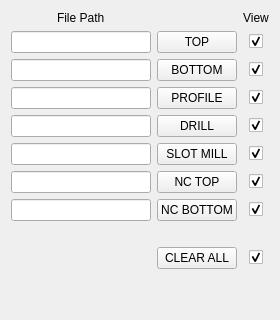
              <widget class="QWidget" name="load_layers_tab">
               <attribute name="title">
                <string>LOAD LAYERS</string>
               </attribute>
               <layout class="QVBoxLayout" name="verticalLayout_7">
                <item>
                 <layout class="QGridLayout" name="gridLayout">
                  <property name="sizeConstraint">
                   <enum>QLayout::SetFixedSize</enum>
                  </property>
                  <item row="4" column="0">
                   <widget class="QLineEdit" name="drill_file_le">
                    <property name="sizePolicy">
                     <sizepolicy hsizetype="Expanding" vsizetype="Fixed">
                      <horstretch>0</horstretch>
                      <verstretch>0</verstretch>
                     </sizepolicy>
                    </property>
                    <property name="readOnly">
                     <bool>true</bool>
                    </property>
                   </widget>
                  </item>
                  <item row="9" column="0">
                   <spacer name="horizontal_spacer">
                    <property name="orientation">
                     <enum>Qt::Horizontal</enum>
                    </property>
                    <property name="sizeType">
                     <enum>QSizePolicy::Expanding</enum>
                    </property>
                    <property name="sizeHint" stdset="0">
                     <size>
                      <width>140</width>
                      <height>17</height>
                     </size>
                    </property>
                   </spacer>
                  </item>
                  <item row="3" column="0">
                   <widget class="QLineEdit" name="profile_file_le">
                    <property name="sizePolicy">
                     <sizepolicy hsizetype="Expanding" vsizetype="Fixed">
                      <horstretch>0</horstretch>
                      <verstretch>0</verstretch>
                     </sizepolicy>
                    </property>
                    <property name="readOnly">
                     <bool>true</bool>
                    </property>
                   </widget>
                  </item>
                  <item row="0" column="2" alignment="Qt::AlignHCenter">
                   <widget class="QLabel" name="view_label">
                    <property name="sizePolicy">
                     <sizepolicy hsizetype="Fixed" vsizetype="Fixed">
                      <horstretch>0</horstretch>
                      <verstretch>0</verstretch>
                     </sizepolicy>
                    </property>
                    <property name="text">
                     <string>View</string>
                    </property>
                    <property name="alignment">
                     <set>Qt::AlignCenter</set>
                    </property>
                   </widget>
                  </item>
                  <item row="3" column="2" alignment="Qt::AlignHCenter">
                   <widget class="QCheckBox" name="profile_view_chb">
                    <property name="sizePolicy">
                     <sizepolicy hsizetype="Fixed" vsizetype="Fixed">
                      <horstretch>0</horstretch>
                      <verstretch>0</verstretch>
                     </sizepolicy>
                    </property>
                    <property name="text">
                     <string/>
                    </property>
                    <property name="checked">
                     <bool>true</bool>
                    </property>
                   </widget>
                  </item>
                  <item row="0" column="0" alignment="Qt::AlignHCenter">
                   <widget class="QLabel" name="file_path_l">
                    <property name="sizePolicy">
                     <sizepolicy hsizetype="Fixed" vsizetype="Fixed">
                      <horstretch>0</horstretch>
                      <verstretch>0</verstretch>
                     </sizepolicy>
                    </property>
                    <property name="text">
                     <string>File Path</string>
                    </property>
                   </widget>
                  </item>
                  <item row="4" column="1">
                   <widget class="QPushButton" name="drill_load_pb">
                    <property name="sizePolicy">
                     <sizepolicy hsizetype="Fixed" vsizetype="Fixed">
                      <horstretch>0</horstretch>
                      <verstretch>0</verstretch>
                     </sizepolicy>
                    </property>
                    <property name="text">
                     <string>DRILL</string>
                    </property>
                   </widget>
                  </item>
                  <item row="2" column="1">
                   <widget class="QPushButton" name="bottom_load_pb">
                    <property name="sizePolicy">
                     <sizepolicy hsizetype="Fixed" vsizetype="Fixed">
                      <horstretch>0</horstretch>
                      <verstretch>0</verstretch>
                     </sizepolicy>
                    </property>
                    <property name="text">
                     <string>BOTTOM</string>
                    </property>
                   </widget>
                  </item>
                  <item row="3" column="1">
                   <widget class="QPushButton" name="profile_load_pb">
                    <property name="sizePolicy">
                     <sizepolicy hsizetype="Fixed" vsizetype="Fixed">
                      <horstretch>0</horstretch>
                      <verstretch>0</verstretch>
                     </sizepolicy>
                    </property>
                    <property name="text">
                     <string>PROFILE</string>
                    </property>
                   </widget>
                  </item>
                  <item row="4" column="2" alignment="Qt::AlignHCenter">
                   <widget class="QCheckBox" name="drill_view_chb">
                    <property name="sizePolicy">
                     <sizepolicy hsizetype="Fixed" vsizetype="Fixed">
                      <horstretch>0</horstretch>
                      <verstretch>0</verstretch>
                     </sizepolicy>
                    </property>
                    <property name="text">
                     <string/>
                    </property>
                    <property name="checked">
                     <bool>true</bool>
                    </property>
                   </widget>
                  </item>
                  <item row="6" column="0">
                   <widget class="QLineEdit" name="no_copper_1_le">
                    <property name="sizePolicy">
                     <sizepolicy hsizetype="Expanding" vsizetype="Fixed">
                      <horstretch>0</horstretch>
                      <verstretch>0</verstretch>
                     </sizepolicy>
                    </property>
                    <property name="readOnly">
                     <bool>true</bool>
                    </property>
                   </widget>
                  </item>
                  <item row="9" column="1">
                   <widget class="QPushButton" name="clear_views_pb">
                    <property name="sizePolicy">
                     <sizepolicy hsizetype="Fixed" vsizetype="Fixed">
                      <horstretch>0</horstretch>
                      <verstretch>0</verstretch>
                     </sizepolicy>
                    </property>
                    <property name="text">
                     <string>CLEAR ALL</string>
                    </property>
                   </widget>
                  </item>
                  <item row="2" column="0">
                   <widget class="QLineEdit" name="bottom_file_le">
                    <property name="sizePolicy">
                     <sizepolicy hsizetype="Expanding" vsizetype="Fixed">
                      <horstretch>0</horstretch>
                      <verstretch>0</verstretch>
                     </sizepolicy>
                    </property>
                    <property name="readOnly">
                     <bool>true</bool>
                    </property>
                   </widget>
                  </item>
                  <item row="9" column="2" alignment="Qt::AlignHCenter">
                   <widget class="QCheckBox" name="all_view_chb">
                    <property name="sizePolicy">
                     <sizepolicy hsizetype="Fixed" vsizetype="Fixed">
                      <horstretch>0</horstretch>
                      <verstretch>0</verstretch>
                     </sizepolicy>
                    </property>
                    <property name="text">
                     <string/>
                    </property>
                    <property name="checked">
                     <bool>true</bool>
                    </property>
                   </widget>
                  </item>
                  <item row="8" column="0">
                   <spacer name="horizontal_spacer_2">
                    <property name="orientation">
                     <enum>Qt::Horizontal</enum>
                    </property>
                    <property name="sizeHint" stdset="0">
                     <size>
                      <width>40</width>
                      <height>20</height>
                     </size>
                    </property>
                   </spacer>
                  </item>
                  <item row="1" column="0">
                   <widget class="QLineEdit" name="top_file_le">
                    <property name="sizePolicy">
                     <sizepolicy hsizetype="Expanding" vsizetype="Fixed">
                      <horstretch>0</horstretch>
                      <verstretch>0</verstretch>
                     </sizepolicy>
                    </property>
                    <property name="readOnly">
                     <bool>true</bool>
                    </property>
                   </widget>
                  </item>
                  <item row="6" column="2" alignment="Qt::AlignHCenter">
                   <widget class="QCheckBox" name="no_copper_1_chb">
                    <property name="sizePolicy">
                     <sizepolicy hsizetype="Fixed" vsizetype="Fixed">
                      <horstretch>0</horstretch>
                      <verstretch>0</verstretch>
                     </sizepolicy>
                    </property>
                    <property name="text">
                     <string/>
                    </property>
                    <property name="checked">
                     <bool>true</bool>
                    </property>
                   </widget>
                  </item>
                  <item row="7" column="0">
                   <widget class="QLineEdit" name="no_copper_2_le">
                    <property name="sizePolicy">
                     <sizepolicy hsizetype="Expanding" vsizetype="Fixed">
                      <horstretch>0</horstretch>
                      <verstretch>0</verstretch>
                     </sizepolicy>
                    </property>
                    <property name="readOnly">
                     <bool>true</bool>
                    </property>
                   </widget>
                  </item>
                  <item row="7" column="1">
                   <widget class="QPushButton" name="no_copper_2_pb">
                    <property name="sizePolicy">
                     <sizepolicy hsizetype="Fixed" vsizetype="Fixed">
                      <horstretch>0</horstretch>
                      <verstretch>0</verstretch>
                     </sizepolicy>
                    </property>
                    <property name="toolTip">
                     <string>NO-COPPER BOTTOM load layer button</string>
                    </property>
                    <property name="statusTip">
                     <string>NO-COPPER BOTTOM load layer button</string>
                    </property>
                    <property name="text">
                     <string>NC BOTTOM</string>
                    </property>
                   </widget>
                  </item>
                  <item row="1" column="1">
                   <widget class="QPushButton" name="top_load_pb">
                    <property name="sizePolicy">
                     <sizepolicy hsizetype="Fixed" vsizetype="Fixed">
                      <horstretch>0</horstretch>
                      <verstretch>0</verstretch>
                     </sizepolicy>
                    </property>
                    <property name="text">
                     <string>TOP</string>
                    </property>
                   </widget>
                  </item>
                  <item row="6" column="1">
                   <widget class="QPushButton" name="no_copper_1_pb">
                    <property name="sizePolicy">
                     <sizepolicy hsizetype="Fixed" vsizetype="Fixed">
                      <horstretch>0</horstretch>
                      <verstretch>0</verstretch>
                     </sizepolicy>
                    </property>
                    <property name="toolTip">
                     <string>NO-COPPER TOP load layer button</string>
                    </property>
                    <property name="statusTip">
                     <string>NO-COPPER TOP load layer button</string>
                    </property>
                    <property name="text">
                     <string>NC TOP</string>
                    </property>
                   </widget>
                  </item>
                  <item row="7" column="2" alignment="Qt::AlignHCenter">
                   <widget class="QCheckBox" name="no_copper_2_chb">
                    <property name="sizePolicy">
                     <sizepolicy hsizetype="Fixed" vsizetype="Fixed">
                      <horstretch>0</horstretch>
                      <verstretch>0</verstretch>
                     </sizepolicy>
                    </property>
                    <property name="text">
                     <string/>
                    </property>
                    <property name="checked">
                     <bool>true</bool>
                    </property>
                   </widget>
                  </item>
                  <item row="2" column="2" alignment="Qt::AlignHCenter">
                   <widget class="QCheckBox" name="bottom_view_chb">
                    <property name="sizePolicy">
                     <sizepolicy hsizetype="Fixed" vsizetype="Fixed">
                      <horstretch>0</horstretch>
                      <verstretch>0</verstretch>
                     </sizepolicy>
                    </property>
                    <property name="text">
                     <string/>
                    </property>
                    <property name="checked">
                     <bool>true</bool>
                    </property>
                   </widget>
                  </item>
                  <item row="1" column="2" alignment="Qt::AlignHCenter">
                   <widget class="QCheckBox" name="top_view_chb">
                    <property name="sizePolicy">
                     <sizepolicy hsizetype="Fixed" vsizetype="Fixed">
                      <horstretch>0</horstretch>
                      <verstretch>0</verstretch>
                     </sizepolicy>
                    </property>
                    <property name="checked">
                     <bool>true</bool>
                    </property>
                    <property name="tristate">
                     <bool>false</bool>
                    </property>
                   </widget>
                  </item>
                  <item row="5" column="0">
                   <widget class="QLineEdit" name="slot_file_le">
                    <property name="readOnly">
                     <bool>true</bool>
                    </property>
                   </widget>
                  </item>
                  <item row="5" column="1">
                   <widget class="QPushButton" name="slot_load_pb">
                    <property name="text">
                     <string>SLOT MILL</string>
                    </property>
                   </widget>
                  </item>
                  <item row="5" column="2" alignment="Qt::AlignHCenter">
                   <widget class="QCheckBox" name="slot_view_chb">
                    <property name="sizePolicy">
                     <sizepolicy hsizetype="Fixed" vsizetype="Fixed">
                      <horstretch>0</horstretch>
                      <verstretch>0</verstretch>
                     </sizepolicy>
                    </property>
                    <property name="text">
                     <string/>
                    </property>
                    <property name="checked">
                     <bool>true</bool>
                    </property>
                   </widget>
                  </item>
                 </layout>
                </item>
                <item>
                 <spacer name="verticalSpacer">
                  <property name="orientation">
                   <enum>Qt::Vertical</enum>
                  </property>
                  <property name="sizeHint" stdset="0">
                   <size>
                    <width>20</width>
                    <height>40</height>
                   </size>
                  </property>
                 </spacer>
                </item>
               </layout>
              </widget>
